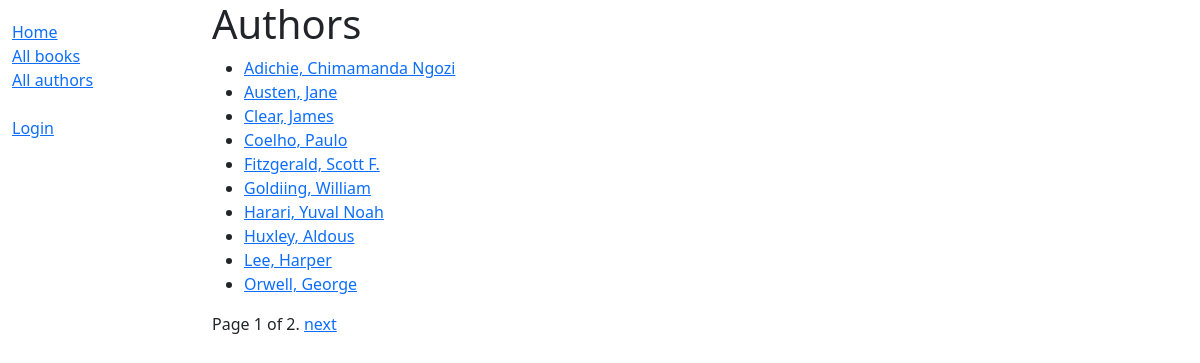
Screenshot of /catalog/authors/ with the database file from the repository.
### catalog/models.py (models this page shows)
class Author(models.Model):
    first_name = models.CharField(max_length=100)
    last_name = models.CharField(max_length=100)
    date_of_birth = models.DateField(null=True, blank=True)
    date_of_death = models.DateField('died', null=True, blank=True)
    class Meta:
        ordering = ['last_name', 'first_name']
    def get_absolute_url(self):
        return reverse('author-detail', args=[str(self.id)])
    def __str__(self):
        return f'{self.last_name}, {self.first_name}'

### catalog/views.py (the view)
# urls.py: path('authors/', views.AuthorListView.as_view(), name='authors'),
class AuthorListView(generic.ListView):
    model = Author
    paginate_by = 10

### catalog/templates/catalog/author_list.html
{% extends "base_generic.html" %}
{% block content %}
    <h1>Authors</h1>
    {% if author_list %}
        <ul>
            {% for author in author_list %}
            <li>
              <a href="{{ author.get_absolute_url }}">{{ author }}</a>
            </li>
            {% endfor %}
        </ul>
    {% else %}
        <p>There are no authors available.</p>
    {% endif %}
{% endblock %}

### rows the page displays
Author: last_name+first_name "Adichie, Chimamanda Ngozi"
Author: last_name+first_name "Austen, Jane"
Author: last_name+first_name "Clear, James"
Author: last_name+first_name "Coelho, Paulo"
Author: last_name+first_name "Fitzgerald, Scott F."
Author: last_name+first_name "Goldiing, William"
Author: last_name+first_name "Harari, Yuval Noah"
Author: last_name+first_name "Huxley, Aldous"
Author: last_name+first_name "Lee, Harper"
Author: last_name+first_name "Orwell, George"

### other values shown
{{ page_obj.number }} "1"
{{ page_obj.paginator.num_pages }} "2"
